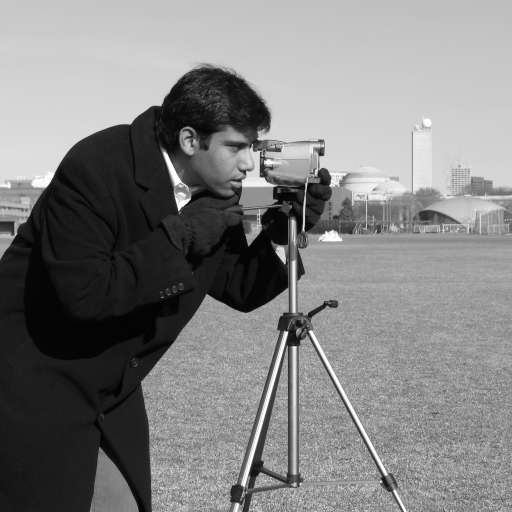
#> input picture skimage.data.camera(), 512 x 512 px
$ jupyter execute 'Code 04 (1 February).ipynb'
#> lines starting #> are read from the running program, lines starting #| are printed output that depends on the picture; after the words box and inside, x2 and y2 are one past the last pixel; in counts of white or black regions, pixels touching at a corner belong together
[cell 1]
from skimage.data import camera
I = camera()
#> I is the input picture: shape (512, 512); min 0, max 255, mean 129.1
print(I.shape)
#| (512, 512)

[cell 2]
from matplotlib.pyplot import imshow
imshow(I, cmap='gray')

[cell 3]
print(I)
#> (printed output is left out)

[cell 4]
from numpy import transpose
A = transpose(I)
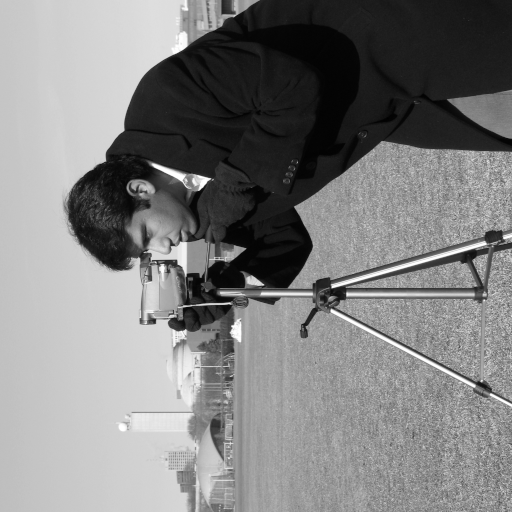
#> A: shape (512, 512); min 0, max 255, mean 129.1
print(A)
#> (printed output is left out)

[cell 5]
imshow(A, cmap='gray')

[cell 6]
from numpy import flipud, fliplr, rot90

B = flipud(I)
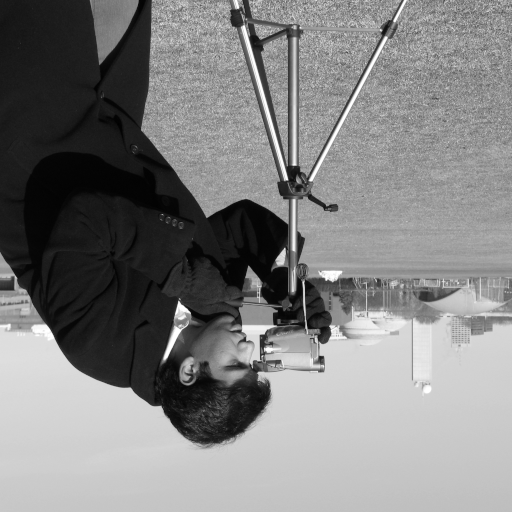
#> B: shape (512, 512); min 0, max 255, mean 129.1
print(B)
#> (printed output is left out)

[cell 7]
imshow(B, cmap='gray')

[cell 8]
C = fliplr(I)
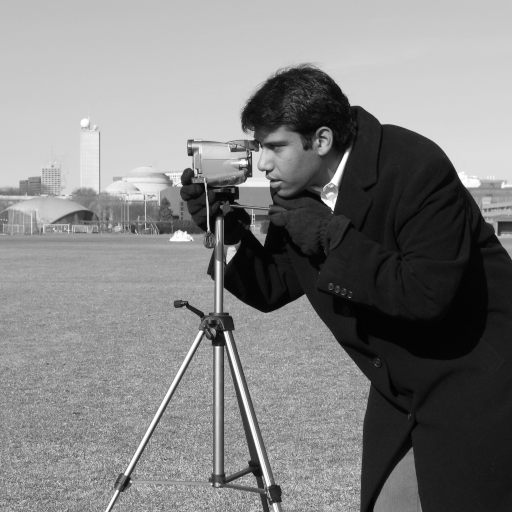
#> C: shape (512, 512); min 0, max 255, mean 129.1
print(C)
#> (printed output is left out)

[cell 9]
imshow(C, cmap='gray')

[cell 10]
D = rot90(I)
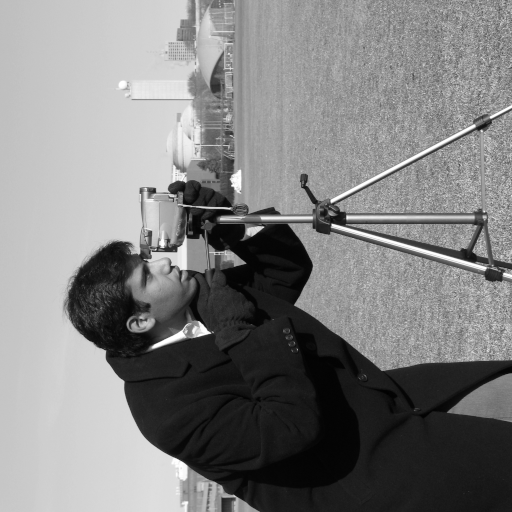
#> D: shape (512, 512); min 0, max 255, mean 129.1
imshow(D, cmap='gray')

[cell 11]
E = rot90(rot90((I)))
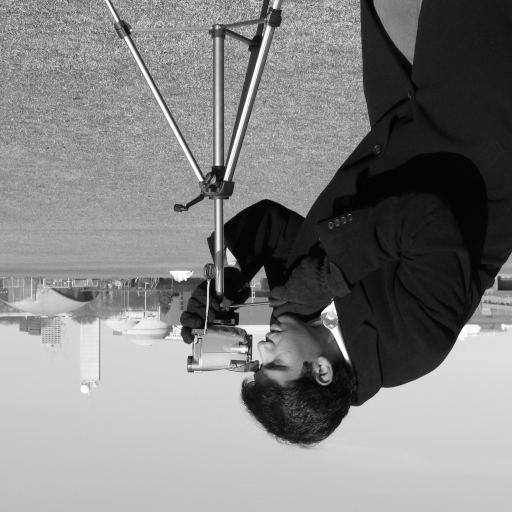
#> E: shape (512, 512); min 0, max 255, mean 129.1
imshow(E, cmap='gray')

[cell 12]
from matplotlib.pyplot import subplot

subplot(2,3,1)
imshow(I, cmap='gray')

subplot(2,3,2)
imshow(A, cmap='gray')

subplot(2,3,3)
imshow(B, cmap='gray')

subplot(2,3,4)
imshow(C, cmap='gray')

subplot(2,3,5)
imshow(D, cmap='gray')

subplot(2,3,6)
imshow(E, cmap='gray')

[cell 13]
from skimage.io import imread

I1 = imread('image_1.bmp')
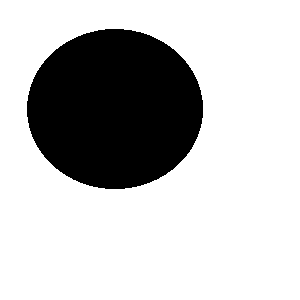
#> input picture Chapter_4_Code/Solutions/sample image files/image_1.bmp, 300 x 300 px, found by its file name
#> I1: shape (300, 300) bool; 75.5% white; 1 black region, box (x1, y1, x2, y2) and area: (27, 29, 203, 189) 22084
I2 = imread('image_2.bmp')
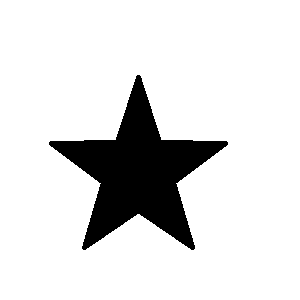
#> input picture Chapter_4_Code/Solutions/sample image files/image_2.bmp, 300 x 300 px, found by its file name
#> I2: shape (300, 300) bool; 87% white; 1 black region, box (x1, y1, x2, y2) and area: (49, 75, 228, 250) 11704

[cell 14]
print(I1.shape, I2.shape)
#| (300, 300) (300, 300)

[cell 15]
print(I1.max(), I2.max())
#| True True

[cell 16]
print(I1.min(), I2.min())
#| False False

[cell 17]
a = 0
b = 255
print(a and a)
print(a and b)
print(b and a)
print(b and b)

[cell 18]
print(a or a)
print(a or b)
print(b or a)
print(b or b)

[cell 19]
from numpy import zeros

M = I1.shape[0]
#> M = 300
N = I2.shape[1]
#> N = 300

B = zeros((M,N), dtype='uint8')
C = zeros((M,N), dtype='uint8')
D = zeros((M,N), dtype='uint8')
E = zeros((M,N), dtype='uint8')

for i in range(M):
    for j in range(N):
        B[i][j] = not I1[i][j]
        C[i][j] = not I2[i][j]
        D[i][j] = I1[i][j] and I2[i][j]
        E[i][j] = I1[i][j] or I2[i][j]
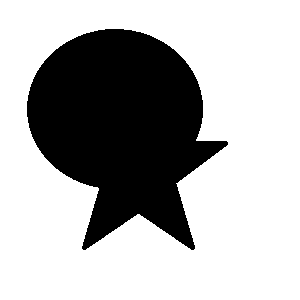
#> D: shape (300, 300); values 0 (black) and 1 (white), 69.5% white; 1 black region, box (x1, y1, x2, y2) and area: (27, 29, 228, 250) 27405
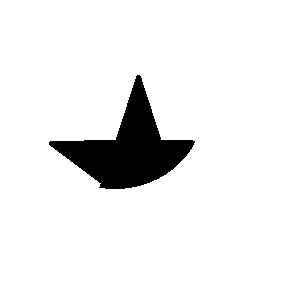
#> E: shape (300, 300); values 0 (black) and 1 (white), 92.9% white; 1 black region, box (x1, y1, x2, y2) and area: (49, 75, 195, 189) 6383

subplot(2,3,1)
imshow(I1, cmap='gray')

subplot(2,3,2)
imshow(I2, cmap='gray')

subplot(2,3,3)
imshow(B, cmap='gray')

subplot(2,3,4)
imshow(C, cmap='gray')

subplot(2,3,5)
imshow(D, cmap='gray')

subplot(2,3,6)
imshow(E, cmap='gray')
